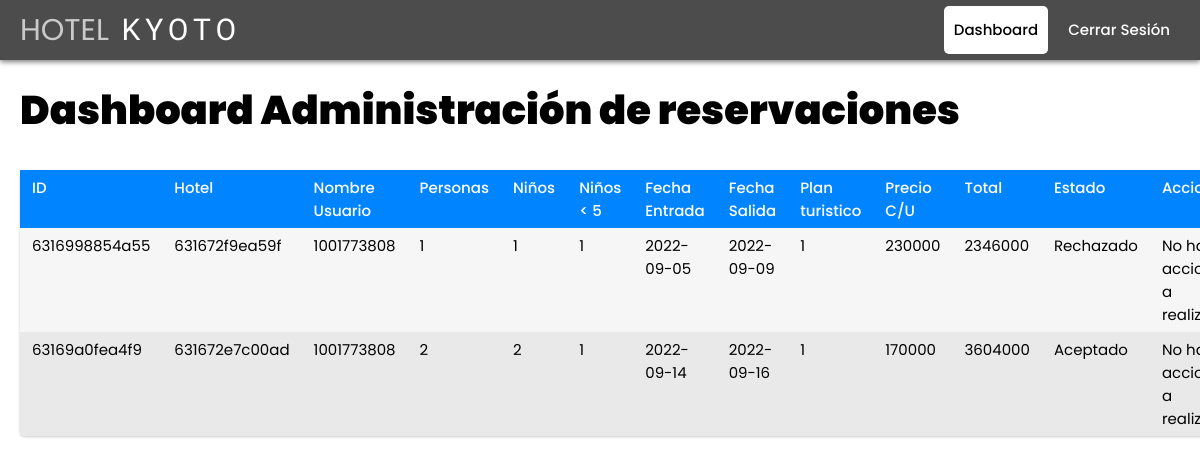
Page /dashboard.php (signed in) on the earlier database version.
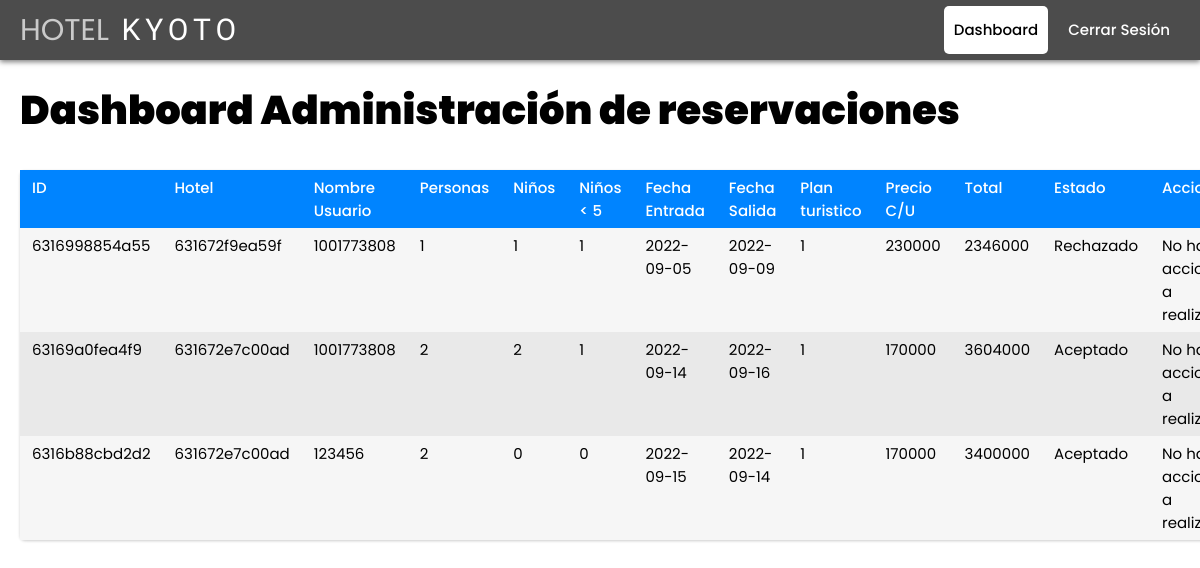
Same page on the later database version.
### tables this page shows
CREATE TABLE `reservaciones` (
  `id_reservacion` varchar(15) NOT NULL,
  `num_doc` varchar(15) NOT NULL,
  `id_hotel` varchar(13) NOT NULL,
  `personas` tinyint(4) NOT NULL,
  `ninos` tinyint(4) NOT NULL,
  `menores` tinyint(4) NOT NULL,
  `fec_entrada` date NOT NULL,
  `fec_salida` date NOT NULL,
  `plan_turistico` tinyint(4) NOT NULL,
  `precio` float NOT NULL,
  `total` float NOT NULL,
  `estado` tinyint(4) NOT NULL
);

### dashboard.php (the view, shortened to what this page needs)
<?php
$db = new Database();
$con = $db->connection();
if ($_SESSION['admin'] == 0) {
  header('Location: /hotel/index.php');
} else {
  $query = $con->prepare("SELECT * FROM reservaciones");
  $query->execute();
  $items = $query->fetchAll(PDO::FETCH_ASSOC);
}
?>
<!DOCTYPE html>
<html lang="en">
<head>
  <?php include './includes/styles.php' ?>
</head>
<body>
  <?php include './includes/header.php' ?>
  <main id="dashboard-container">
    <h1>Dashboard Administración de reservaciones</h1>
    <div class="table">
      <div class="row header">
        <div class="cell">ID</div>
        <div class="cell">Hotel</div>
        <div class="cell">Nombre Usuario</div>
        <div class="cell">Personas</div>
        <div class="cell">Niños</div>
        <div class="cell">Niños < 5</div>
            <div class="cell">Fecha Entrada</div>
            <div class="cell">Fecha Salida</div>
            <div class="cell">Plan turistico</div>
            <div class="cell">Precio C/U</div>
            <div class="cell">Total</div>
            <div class="cell">Estado</div>
            <div class="cell">Acciones</div>
        </div>
        <?php foreach ($items as $item) : ?>
          <div class="row">
            <div class="cell" data-title="Id Reservación"><?php echo $item['id_reservacion']; ?></div>
            <div class="cell" data-title="Nombre Hotel"><?php echo $item['id_hotel']; ?></div>
            <div class="cell" data-title="# Documento"><?php echo $item['num_doc']; ?></div>
            <div class="cell" data-title="Adultos"><?php echo $item['personas']; ?></div>
            <div class="cell" data-title="Niños"><?php echo $item['ninos']; ?></div>
            <div class="cell" data-title="Menores de 5"><?php echo $item['menores']; ?></div>
            <div class="cell" data-title="Fecha de entrada"><?php echo $item['fec_entrada']; ?></div>
            <div class="cell" data-title="Fecha de salida"> <?php echo $item['fec_salida']; ?></div>
            <div class="cell" data-title="Tour"><?php echo $item['plan_turistico']; ?></div>
            <div class="cell" data-title="Precio C/U"> <?php echo $item['precio']; ?></div>
            <div class="cell" data-title="Precio Total"><?php echo $item['total']; ?></div>
            <div class="cell" data-title="Estado">
              <?php
              if ($item['estado'] == 0) {
                echo "Por Confirmar";
              } elseif ($item['estado'] == 1) {
                echo "Aceptado";
              } elseif ($item['estado'] == 2) {
                echo "Rechazado";
              }
              ?>
            </div>
            <div class="cell" data-title="Acciones">
              <?php if (!$item['estado'] == 0) : ?>
                <p>No hay acciones a realizar</p>
              <?php endif; ?>
            </div>
          </div>
        <?php endforeach; ?>
      </div>
  </main>
</body>
</html>

### includes/styles.php (shortened to what this page needs)
<link rel="stylesheet" href="./styles/main.css">

### includes/header.php (shortened to what this page needs)
<header id="header">
  <div id="trademark">
    <span id="trademark-text"><span>Hotel</span> Kyoto</span>
  </div>
  <nav id="navbar">
    <div id="links-container">
      <?php
      if (isset($_SESSION['admin'])) {
        if ($_SESSION['admin'] == 1) {
          echo '<a href="dashboard.php" class="nav-link" id="link-dashboard">Dashboard</a>';
          echo '<a href="./actions/signout.php" class="nav-link" id="link-signout">Cerrar Sesión</a>';
        }
      }
      ?>
    </div>
  </nav>
</header>

### styles/main.css (style rules this page uses)
*, *::before, *::after { margin: 0; padding: 0; box-sizing: border-box; }
html { font-size: 10px; scroll-behavior: smooth; }
body { font-family: "Poppins", sans-serif; overflow-x: hidden; overflow-y: auto; }
#header { position: fixed; left: 0; top: 0; width: 100%; height: 60px; display: flex; flex-direction: row; align-items: center; justify-content: space-between; gap: 1rem; padding: 0 2rem; backdrop-filter: blur(8px) saturate(100%); -webkit-backdrop-filter: blur(8px) saturate(100%); background-color: rgba(0, 0, 0, 0.7); box-shadow: 0 2px 5px 0 rgba(0, 0, 0, 0.5); z-index: 100; }
#trademark { width: max-content; height: 100%; display: flex; flex-direction: row; align-items: center; }
#trademark-text { font-size: 3rem; font-family: "Lobster", cursive; text-transform: uppercase; letter-spacing: 5px; color: white; }
#trademark-text span { font-family: "Poppins", sans-serif; letter-spacing: 0; color: rgba(255, 255, 255, 0.7); }
#navbar { position: relative; width: max-content; height: 100%; display: flex; flex-direction: row; justify-content: center; align-items: center; gap: 3rem; }
#links-container { width: max-content; height: 100%; display: flex; align-items: center; justify-content: center; gap: 1rem; }
.nav-link { display: flex; align-items: center; width: max-content; height: 80%; padding: 0 1rem; font-size: 1.5rem; font-weight: 500; text-decoration: none; line-height: 0px; color: rgb(255, 255, 255); border-radius: 5px; transition: all 300ms; }
.current.nav-link { background-color: rgb(255, 255, 255); color: black; }
#dashboard-container { width: 100%; height: max-content; padding: 2rem; margin-top: 60px; font-size: 1.5rem; overflow-x: auto; }
#dashboard-container h1 { font-size: 4rem; font-weight: 900; margin-bottom: 3rem; }
.table { margin: 0 0 40px 0; min-width: 290px; width: 100%; box-shadow: 0 1px 3px rgba(0, 0, 0, 0.2); display: table; border-radius: 5px; }
.row { display: table-row; background: #f6f6f6; }
.row:nth-of-type(odd) { background: #e9e9e9; }
.row.header { font-weight: 500; color: #ffffff; background: #0084ff; }
.cell { padding: 6px 12px; display: table-cell; }

Differences in the rows shown:
added reservaciones: id_reservacion "6316b88cbd2d2", id_hotel "631672e7c00ad", num_doc "123456", personas "2", ninos "0", menores "0", fec_entrada "2022-09-15", fec_salida "2022-09-14", plan_turistico "1", precio "170000", total "3400000", estado "Aceptado"
